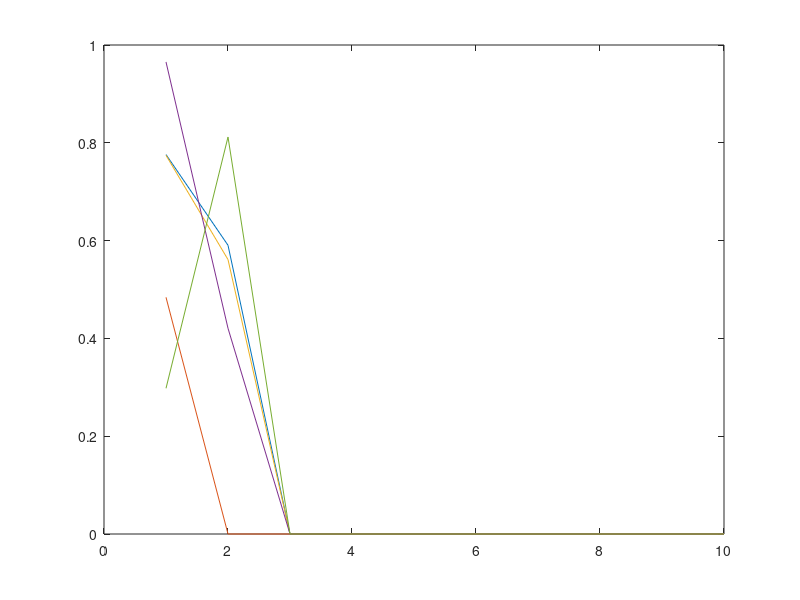

The MATLAB script that drew this image:
% hasselmo_2002 theta model

duration = 10; 
cells = 5; 

a_CA1 = nan(cells, duration, 1);
a_CA3 = nan(cells, duration, 1) > .5; 
a_EC = nan(cells, duration, 1) > .5;
w_CA3 = nan(cells, duration, 1);
w_EC = nan(cells, duration, 1);

a_CA1(:,1) = rand(cells, 1, 1);
a_CA3(:,1) = rand(cells, 1, 1) > .5; 
a_EC(:,1) = rand(cells, 1, 1) > .5;
w_CA3(:,1) = rand(cells, 1, 1);
w_EC(:,1) = rand(cells, 1, 1);

% eq 2.1
%a_CA1 = w_EC .* a_EC + w_CA3 .* a_CA3;

%X = rand(cells, t, 1); % magnitude of synaptic currents of layers: 0 < X < 1 

phase_EC = pi/2;  
phase_CA3 = 3*pi/2;  % these need to be offset

for t = 2:duration 
X = rand(cells, 1, 1);
% phasic input
theta_EC = X / 2 * sin(t + phase_EC) + (1 - X / 2); 
theta_CA3 = X / 2 * sin(t + phase_CA3) + (1 - X / 2);

% eq 2.4
a_CA1(:,t) = (theta_EC .* w_EC(:,t-1) .* a_EC(:,t-1)) + (theta_CA3 .* w_CA3(:,t-1) .* a_CA3(:,t-1));

w_CA3(:,t) = rand(cells, 1, 1);
w_EC(:,t) = rand(cells, 1, 1);
end

plot(a_CA1')

